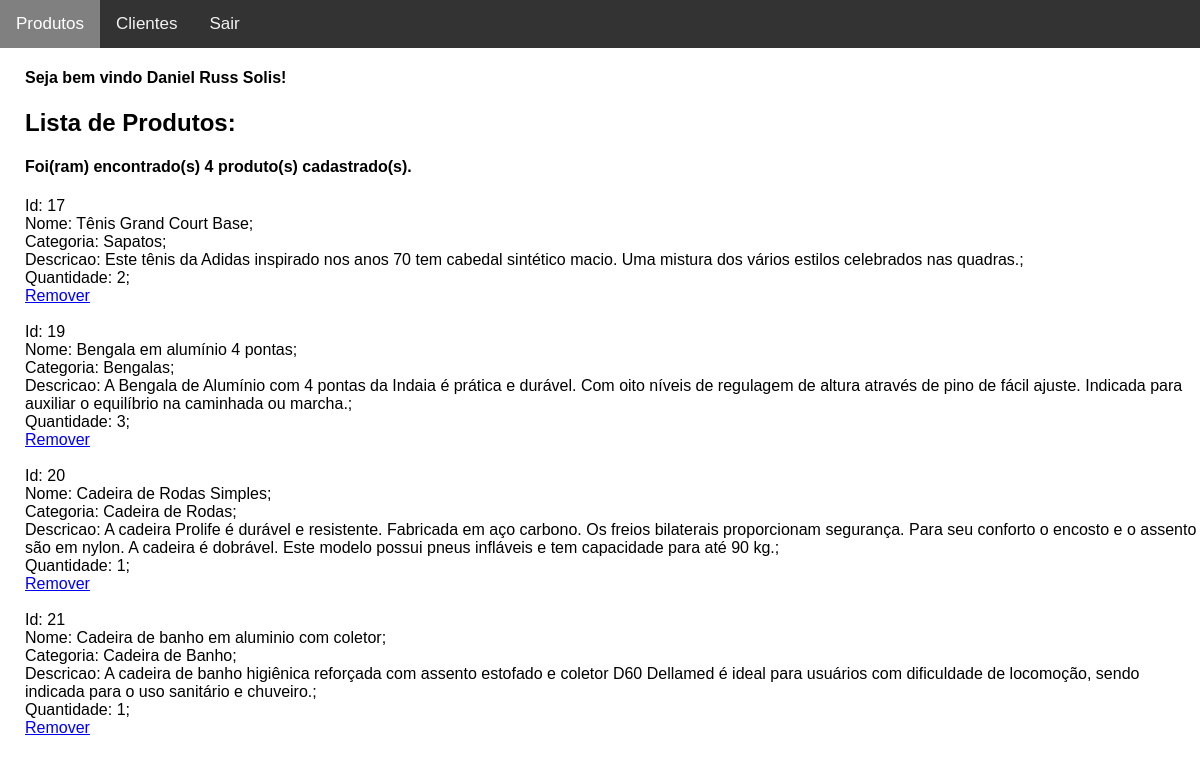
/gerenciar/gerenciar_produtos.php (signed in), run on an earlier commit of the app's database.
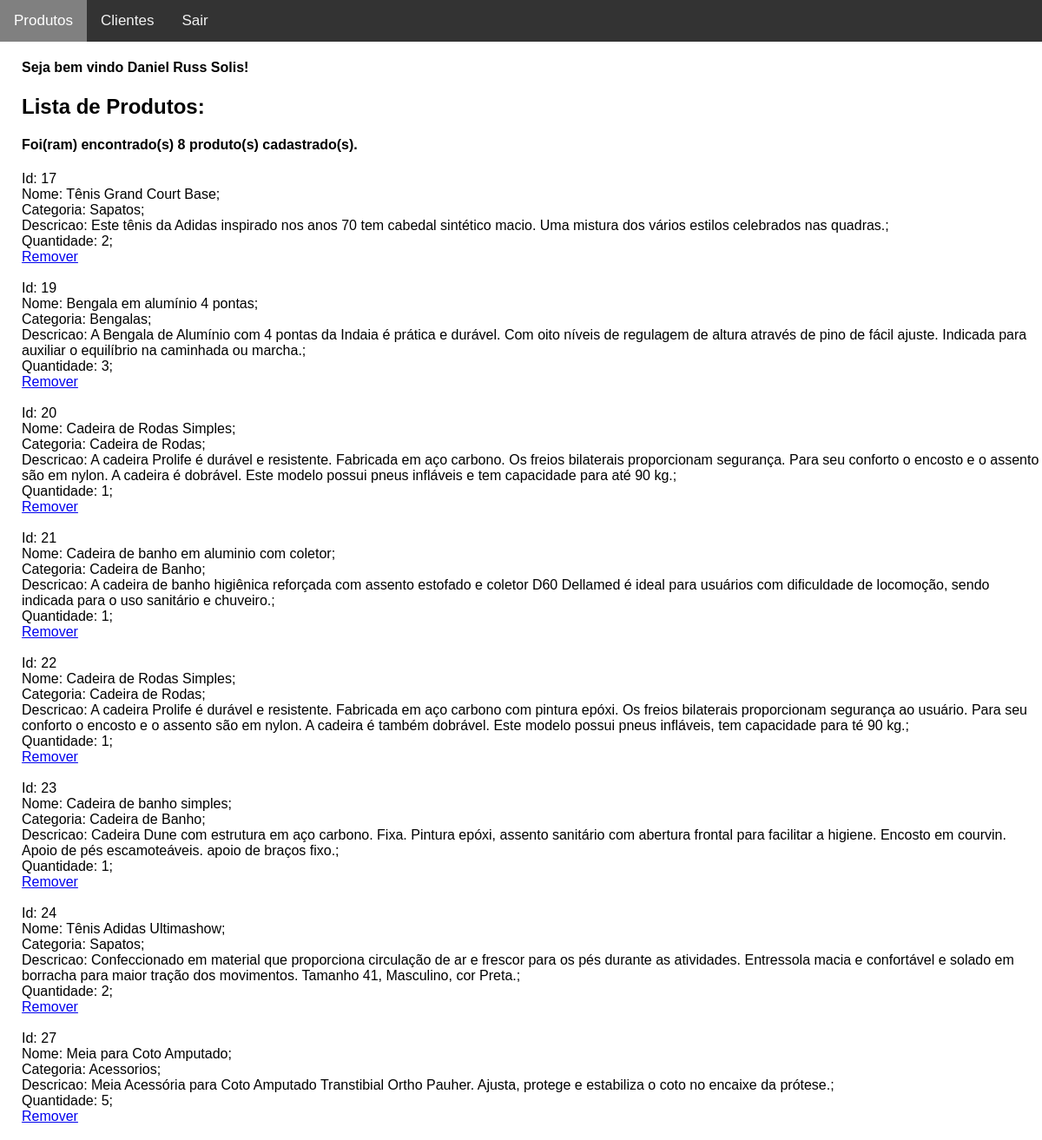
And on a later commit of the database.
### tables this page shows
CREATE TABLE `produtos` (
  `idProduto` int NOT NULL AUTO_INCREMENT,
  `idCategoria` int DEFAULT NULL,
  `nomeProduto` varchar(200) DEFAULT NULL,
  `descricaoProduto` text,
  `quantidadeProduto` int DEFAULT NULL,
  `idUsuario` int DEFAULT NULL,
  `imagemProduto` varchar(100) DEFAULT NULL,
  PRIMARY KEY (`idProduto`)
);

CREATE TABLE `categorias` (
  `idCategoria` int NOT NULL AUTO_INCREMENT,
  `nomeCategoria` varchar(200) DEFAULT NULL,
  `pontuacaoCategoria` int DEFAULT NULL,
  PRIMARY KEY (`idCategoria`)
);

### produto/produto.php (called while the page is built, shortened)
<?php
class Produto {
	private $conexao;
	public function __construct() {
		try {
			$this->conexao = new PDO('mysql:host=127.0.0.1;dbname=fatec', 'userdel', 'senha');
		} catch(Exception $e) {
			echo $e->getMessage();
			die();
		}
	}
	public function contar() : int {
		$sql = "SELECT * FROM produtos";
		$prepare = $this->conexao->prepare($sql);
		$prepare->execute();
		return $prepare->rowCount();
	}
	public function listar() : array {
		$sql = "SELECT * FROM produtos INNER JOIN categorias ON produtos.idCategoria = categorias.idCategoria";
		$produtos = [];
		foreach($this->conexao->query($sql) as $key => $value) {
			array_push($produtos, $value);
		}
		return $produtos;
	}
}
?>

### gerenciar/gerenciar_produtos.php (the view, shortened to what this page needs)
<?php
require '../produto/produto.php';
$produto = new Produto();
?>
<!DOCTYPE html>
<html>
<head>
    <link rel="stylesheet" type="text/css" href="../css/estilo.css">
    <link rel="stylesheet" href="https://cdnjs.cloudflare.com/ajax/libs/font-awesome/4.7.0/css/font-awesome.min.css">
</head>
<body>
    <nav>
        <div class="topnav" id="myTopnav">
            <a href="#" class="active">Produtos</a>
            <a href="gerenciar_clientes.php">Clientes</a>
            <a href="../sair.php">Sair</a>
        </div>
    </nav>
    <section>
        <div class="margin">
            <?php echo "<h4>Seja bem vindo " . $_SESSION['login_user'] . "!</h4>"; ?>
        </div>
        <div class="margin">
            <h2>Lista de Produtos: </h2>
            <?php
            $count = $produto->contar();
            if($count < 1) {
                echo "<h4>Nenhum registro no Banco de Dados.</h4>";
            } else {
                echo "<h4>Foi(ram) encontrado(s) {$count} produto(s) cadastrado(s).</h4>";
                foreach($produto->listar() as $value) {
                    echo "Id: {$value['idProduto']}<br>";
                    echo "Nome: {$value['nomeProduto']};<br>Categoria: {$value['nomeCategoria']};<br>Descricao: {$value['descricaoProduto']};
                    <br>Quantidade: {$value['quantidadeProduto']};<br>";
                    echo "<a onclick='return confirmaRemover();' href='remover_produto.php?id=" . $value["idProduto"] . "'>Remover</a><br><br>";
                }
            }
            ?>
        </div>
    </section>
</body>
</html>

### css/estilo.css (style rules this page uses)
body { margin: 0; font-family: Arial, Helvetica, sans-serif; }
.topnav { overflow: hidden; background-color: #333; }
.topnav a { float: left; display: block; color: #f2f2f2; text-align: center; padding: 14px 16px; text-decoration: none; font-size: 17px; }
.topnav a.active { background-color: gray; color: white; }
.margin { margin-left: 25px; }

What changed in the data, as far as the page shows it:
added produtos: idProduto "22", nomeProduto "Cadeira de Rodas Simples", idCategoria.nomeCategoria "Cadeira de Rodas", descricaoProduto "A cadeira Prolife é durável e resistente. Fabricada em aço carbono com pintura epóxi. Os freios bilaterais proporcionam segurança ao usuário. Para seu conforto o encosto e o assento são em nylon. A cadeira é também dobrável. Este modelo possui pneus infláveis, tem capacidade para té 90 kg.", quantidadeProduto "1"
added produtos: idProduto "23", nomeProduto "Cadeira de banho simples", idCategoria.nomeCategoria "Cadeira de Banho", descricaoProduto "Cadeira Dune com estrutura em aço carbono. Fixa. Pintura epóxi, assento sanitário com abertura frontal para facilitar a higiene. Encosto em courvin. Apoio de pés escamoteáveis. apoio de braços fixo.", quantidadeProduto "1"
added produtos: idProduto "24", nomeProduto "Tênis Adidas Ultimashow", idCategoria.nomeCategoria "Sapatos", descricaoProduto "Confeccionado em material que proporciona circulação de ar e frescor para os pés durante as atividades. Entressola macia e confortável e solado em borracha para maior tração dos movimentos. Tamanho 41, Masculino, cor Preta.", quantidadeProduto "2"
added produtos: idProduto "27", nomeProduto "Meia para Coto Amputado", idCategoria.nomeCategoria "Acessorios", descricaoProduto "Meia Acessória para Coto Amputado Transtibial Ortho Pauher. Ajusta, protege e estabiliza o coto no encaixe da prótese.", quantidadeProduto "5"
Also different on the page:
$count: "4" → "8"
